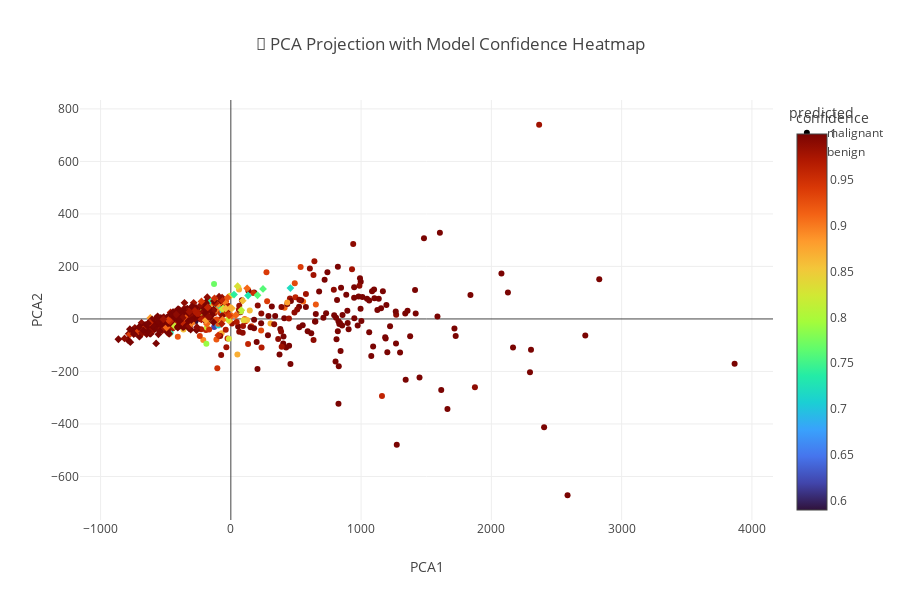

The notebook cell this image was saved under:
### Markdown cell above
**Let’s go nuclear.**
**7B, 7C, 7D**  you’re getting a full-fledged **data war room**:

## STEP 7B: Confidence Heatmap Over 2D PCA Projection

### Objective:

Project high-dimensional features (30) down to **2D using PCA**, then visualize **model confidence** across this plane.


### Code Block: PCA + Confidence Heatmap

### Code cell
from sklearn.decomposition import PCA

# Reduce dimensions for visualization
pca = PCA(n_components=2)
pca_result = pca.fit_transform(cancer.data)

# Rebuild DataFrame with PCA coords
viz_df['PCA1'] = pca_result[:, 0]
viz_df['PCA2'] = pca_result[:, 1]

# Plot
fig = px.scatter(
    viz_df,
    x='PCA1',
    y='PCA2',
    color='confidence',
    color_continuous_scale='Turbo',
    hover_data=['predicted', 'actual'],
    symbol='predicted',
    title="🔬 PCA Projection with Model Confidence Heatmap",
    height=600
)
fig.show()

### Figure 1 — Plotly figure (JSON) as saved in the notebook; plotly's stock layout.template omitted (floating-point values rounded to 4 significant figures; data arrays with more than 128 entries replaced by an {"elided": "..."} marker saying what was removed)
{"data": [{"customdata": {"elided": "212x2 str values"}, "hovertemplate": "predicted=%{customdata[0]}<br>PCA1=%{x}<br>PCA2=%{y}<br>actual=%{customdata[1]}<br>confidence=%{marker.color}<extra></extra>", "legendgroup": "malignant", "marker": {"color": {"elided": "212 float values"}, "coloraxis": "coloraxis", "symbol": "circle"}, "mode": "markers", "name": "malignant", "orientation": "v", "showlegend": true, "type": "scatter", "x": {"elided": "212 float values"}, "xaxis": "x", "y": {"elided": "212 float values"}, "yaxis": "y"}, {"customdata": {"elided": "357x2 str values"}, "hovertemplate": "predicted=%{customdata[0]}<br>PCA1=%{x}<br>PCA2=%{y}<br>actual=%{customdata[1]}<br>confidence=%{marker.color}<extra></extra>", "legendgroup": "benign", "marker": {"color": {"elided": "357 float values"}, "coloraxis": "coloraxis", "symbol": "diamond"}, "mode": "markers", "name": "benign", "orientation": "v", "showlegend": true, "type": "scatter", "x": {"elided": "357 float values"}, "xaxis": "x", "y": {"elided": "357 float values"}, "yaxis": "y"}], "layout": {"coloraxis": {"colorbar": {"title": {"text": "confidence"}}, "colorscale": [[0, "#30123b"], [0.07143, "#4145ab"], [0.1429, "#4675ed"], [0.2143, "#39a2fc"], [0.2857, "#1bcfd4"], [0.3571, "#24eca6"], [0.4286, "#61fc6c"], [0.5, "#a4fc3b"], [0.5714, "#d1e834"], [0.6429, "#f3c63a"], [0.7143, "#fe9b2d"], [0.7857, "#f36315"], [0.8571, "#d93806"], [0.9286, "#b11901"], [1, "#7a0402"]]}, "height": 600, "legend": {"title": {"text": "predicted"}, "tracegroupgap": 0}, "title": {"text": "🔬 PCA Projection with Model Confidence Heatmap"}, "xaxis": {"anchor": "y", "domain": [0, 1], "title": {"text": "PCA1"}}, "yaxis": {"anchor": "x", "domain": [0, 1], "title": {"text": "PCA2"}}}}
